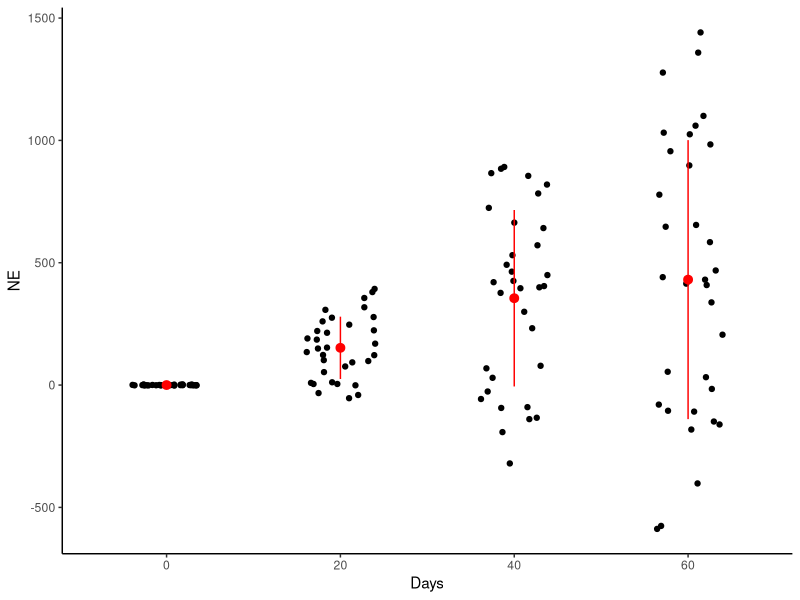

Source code (R): (Note: this script raises an error after producing the figure.)
## ---- chunk 1
knitr::opts_chunk$set(echo = TRUE)
## ---- chunk 2
library(here)
library(tidyverse)
library(nlme)
library(emmeans)
library(ggpubr)
library(grid)
## ---- chunk 3
#Total biomass through time 
Biomass_data<-read.csv(here("data", "Biomass_data.csv"), sep=";")

#Relative biomass through time 
Relbiomass_data<-read.csv(here("data", "Relativebiomass_data.csv"), sep=";")

#Net effect, CE, SE 
NE_data<-read.csv(here("data", "NE_data.csv"), sep=";")
str(NE_data)

NE_data<-NE_data[, -1]
NE_data<-NE_data %>%
  mutate(across(c("Composition", "Block", "Days"), 
                as.factor)) #transform Composition, Block, Days as factor

# Plot Raw data - NE against Days
PlotNE <- ggplot(NE_data, aes(x = Days, y = NE)) + 
  geom_jitter(position=position_jitter(0.2)) + 
  stat_summary(fun.data="mean_sdl",  fun.args = list(mult=1), 
               geom="pointrange", color = "red")+
  theme_classic() +
  labs(x="Days", y="NE") 
leveneTest(NE ~ Days, data=NE_data)

PlotCE <- ggplot(NE_data, aes(x = Days, y = CE)) + 
  geom_jitter(position=position_jitter(0.2)) + 
  stat_summary(fun.data="mean_sdl",  fun.args = list(mult=1), 
               geom="pointrange", color = "red")+
  theme_classic() +
  labs(x="Days", y="NE")
leveneTest(CE ~ Days, data=NE_data)

PlotSE <- ggplot(NE_data, aes(x = Days, y = SE)) + 
  geom_jitter(position=position_jitter(0.2)) + 
  stat_summary(fun.data="mean_sdl",  fun.args = list(mult=1), 
               geom="pointrange", color = "red")+
  theme_classic() +
  labs(x="Days", y="NE")
leveneTest(SE ~ Days, data=NE_data)

#mean_sdl computes the mean plus or minus a constant times the standard deviation 
#(here the constant (mult) =1), so we see mean + standard deviation in Red
#We can clearly see that the variance of NE, CE and SE increases over time 
## ---- chunk 4
# Model testing the effect of Jours on NE with Composition and Bloc as random factors and weighted by Jours.

# Here we add a dummy factor just to include the whole dataset in a single block. 
NE_data$dummy<-factor(1)

modNE <- lme(NE ~ Days,
              random=list(dummy=pdBlocked(list(pdIdent(~Composition-1), 
                                               pdIdent(~Block-1)))),
              data=NE_data,
              weights=varIdent(form=~ 1 | Days),
              method="REML", 
              control=list(msMaxIter=1000,
                             msMaxEval=1000))

anova(modNE)
summary(modNE)

# Post-Hoc analysis - Tukey

#The most common follow-up analysis for models having factors as predictors is to compare the EMMs with one another
#This may be done simply via the pairs() method for emmGrid objects
#pairs() sets two defaults for summary(): adjust="tuckey" (multiplicity adjustment), and infer=c(FALSE, TRUE) (test statisticts, not confidence intervals). 
contrast <- emmeans(modNE, "Days")
pairs(contrast)


# Model validation
par(mfrow=c(1,2))
plot(fitted(modNE), resid(modNE,type="pearson"))
qqnorm(resid(modNE,type="pearson"))
qqline(resid(modNE,type="pearson"))

##PLOT
# I use the Tofino color palette from hcl.colors
hcl.colors(4, palette="Blue-Yellow")

mean<-as.vector(c(mean(NE_data[NE_data$Days==0, ]$NE), mean(NE_data[NE_data$Days==20, ]$NE), mean(NE_data[NE_data$Days==40, ]$NE), mean(NE_data[NE_data$Days==60, ]$NE)))

se<-as.vector(c(sd(NE_data[NE_data$Days==0, ]$NE)/sqrt(length(NE_data[NE_data$Days==0, ]$NE)), sd(NE_data[NE_data$Days==20, ]$NE)/sqrt(length(NE_data[NE_data$Days==20, ]$NE)), sd(NE_data[NE_data$Days==40, ]$NE)/sqrt(length(NE_data[NE_data$Days==40, ]$NE)), sd(NE_data[NE_data$Days==60, ]$NE)/sqrt(length(NE_data[NE_data$Days==60, ]$NE))))
                                                                                                                                      
NE_meanse<-data.frame(
  days=c("0", "20", "40", "60"),
  mean=mean,
  se=se,
  label=c("a", "b", "c", "c"))
NE_meanse$ci<-NE_meanse$se*1.96

NE_meanse2<-data.frame(
  days=c("0", "20", "40", "60"),
  mean=as.vector(summary(modNE)$tTable[,1]) + as.vector(c(0, rep(0.03493554, 3))),
  se=as.vector(summary(modNE)$tTable[,2]),
  label=c("a", "b", "c", "c"))

NE_meanse2$ci<-NE_meanse2$se*1.96

NEp<-ggplot(NE_meanse) +
  geom_bar(aes(x=days, y=mean), colour="black", fill="#2D3184", stat="identity", alpha=0.7) +
  #geom_errorbar(aes(x=days, ymin=mean-se, ymax=mean+se), width=0.4, colour="red", alpha=0.9, size=1.3) +
  geom_errorbar(aes(x=days, ymin=mean-ci, ymax=mean+ci), width=0.4, colour="black", alpha=0.9, size=1.3) +
  geom_text(aes(x=days, y=mean+ci+100, label=label,), position=position_dodge(0.9), vjust=1, size=7) +
  theme_classic() + 
  theme(text=element_text(size=15), plot.title=element_text(vjust=2), panel.grid.major.y = element_line( size=.1, color="black" )) +
  labs(x="Days of growth", y="NE", title="Net biodiversity effect", pch=8) +
  scale_y_continuous(limits=c(0, 1000), breaks=seq(0, 1000, by=200)) 

NEp2<-ggplot(NE_meanse2) +
  geom_bar(aes(x=days, y=mean), colour="black", fill="#2D3184", stat="identity", alpha=0.7) +
  #geom_errorbar(aes(x=days, ymin=mean-se, ymax=mean+se), width=0.4, colour="red", alpha=0.9, size=1.3) +
  geom_errorbar(aes(x=days, ymin=mean-ci, ymax=mean+ci), width=0.4, colour="black", alpha=0.9, size=1.3) +
  geom_text(aes(x=days, y=mean+ci+100, label=label,), position=position_dodge(0.9), vjust=1, size=7) +
  theme_classic() + 
  theme(text=element_text(size=15), plot.title=element_text(vjust=2), panel.grid.major.y = element_line( size=.1, color="black" )) +
  labs(x="Days of growth", y="NE", title="Net biodiversity effect", pch=8) +
  scale_y_continuous(limits=c(0, 1000), breaks=seq(0, 1000, by=200)) 

plotdaniel<-ggarrange(tableGrob(NE_meanse), tableGrob(NE_meanse2), NEp, NEp2, ncol=2, nrow=2)
annotate_figure(plotdaniel, top=text("gauche: prédictions du modèle; droite: prédictions calculées à partir des données seulement"))
## ---- chunk 5
modCE <- lme(CE ~ Days,
              random=list(dummy=pdBlocked(list(pdIdent(~Composition-1), 
                                               pdIdent(~Block-1)))),
              data=NE_data,
              weights=varIdent(form=~ 1 | Days),
              method="REML", 
              control=list(msMaxIter=1000,
                             msMaxEval=1000))

anova(modCE)
summary(modCE)
contrastCE <- emmeans(modCE, "Days")
pairs(contrastCE)

par(mfrow=c(1,2))
plot(fitted(modCE), resid(modCE,type="pearson"))
qqnorm(resid(modCE,type="pearson"))
qqline(resid(modCE,type="pearson"))

### PLOT
CE_meanse<-data.frame(
  days=c("0", "20", "40", "60"),
  mean=as.vector(summary(modCE)$tTable[,1]),
  se=as.vector(summary(modCE)$tTable[,2]),
  label=c("a", "b", "bc", "c"))
CE_meanse$ci<-CE_meanse$se*1.96

CEp<-ggplot(CE_meanse) +
  geom_bar(aes(x=days, y=mean), colour="black", fill="#2D3184", stat="identity", alpha=0.7) +
  #geom_errorbar(aes(x=days, ymin=mean-se, ymax=mean+se), width=0.4, colour="red", alpha=0.9, size=1.3) +
  geom_errorbar(aes(x=days, ymin=mean-ci, ymax=mean+ci), width=0.4, colour="black", alpha=0.9, size=1.3) +
  geom_text(aes(x=days, y=mean+ci+100, label=label,), position=position_dodge(0.9), vjust=1, size=7) +
  theme_classic() + 
  theme(text=element_text(size=15), plot.title=element_text(vjust=2), panel.grid.major.y = element_line( size=.1, color="black" )) +
  labs(x="Days of growth", y="CE", title="Complementarity effect", pch=8) +
  scale_y_continuous(limits=c(0, 1000), breaks=seq(0, 1000, by=200)) 
## ---- chunk 6
modSE <- lme(SE ~ Days,
              random=list(dummy=pdBlocked(list(pdIdent(~Composition-1), 
                                               pdIdent(~Block-1)))),
              data=NE_data,
              weights=varIdent(form=~ 1 | Days),
              method="REML", 
              control=list(msMaxIter=1000,
                             msMaxEval=1000))

anova(modSE)
summary(modSE)
contrastSE <- emmeans(modSE, "Days")
pairs(contrastSE)

par(mfrow=c(1,2))
plot(fitted(modSE), resid(modSE,type="pearson"))
qqnorm(resid(modSE,type="pearson"))
qqline(resid(modSE,type="pearson"))

### PLOT
SE_meanse<-data.frame(
  days=c("0", "20", "40", "60"),
  mean=as.vector(summary(modSE)$tTable[,1]),
  se=as.vector(summary(modSE)$tTable[,2]),
  label=c("a", "a", "b", "a"))
SE_meanse$ci<-SE_meanse$se*1.96

SEp<-ggplot(SE_meanse) +
  geom_bar(aes(x=days, y=mean), colour="black", fill="#2D3184", stat="identity", alpha=0.7) +
  #geom_errorbar(aes(x=days, ymin=mean-se, ymax=mean+se), width=0.4, colour="red", alpha=0.9, size=1.3) +
  geom_errorbar(aes(x=days, ymin=mean-ci, ymax=mean+ci), width=0.4, colour="black", alpha=0.9, size=1.3) +
  geom_text(aes(x=days, y=mean+ci+100, label=label,), position=position_dodge(0.9), vjust=1, size=7) +
  theme_classic() + 
  theme(text=element_text(size=15), plot.title=element_text(vjust=2), panel.grid.major.y = element_line( size=.1, color="black" )) +
  labs(x="Days of growth", y="SE", title="Selection effect", pch=8) +
  scale_y_continuous(limits=c(-400, 600)) 
## ---- chunk 7
BEFplots<-ggarrange(NEp, CEp, SEp, nrow=1, ncol=3, common.legend = TRUE) 
BEFplots
#annotate_figure(BEFplots, bottom = textGrob("Days of growth", rot = 90, vjust = 1, gp = gpar(cex = 1.3)))
